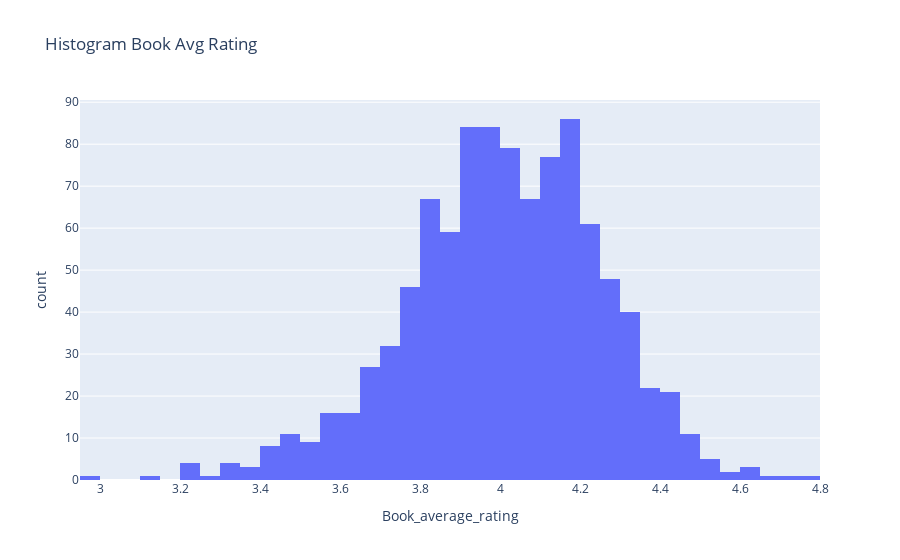

The code cell stored with this chart in its notebook:
### Markdown cell above
Checking distributions and outliers for continous variables

### Code cell
# Book Average Rating historgram to check normality
fig = px.histogram(data, x='Book_average_rating', title='Histogram Book Avg Rating')
fig.show()
# looks pretty normal

### Figure 1 — Plotly figure (JSON) as saved in the notebook; plotly's stock layout.template omitted (floating-point values rounded to 4 significant figures; data arrays with more than 128 entries replaced by an {"elided": "..."} marker saying what was removed)
{"data": [{"alignmentgroup": "True", "bingroup": "x", "hovertemplate": "Book_average_rating=%{x}<br>count=%{y}<extra></extra>", "legendgroup": "", "marker": {"color": "#636efa", "pattern": {"shape": ""}}, "name": "", "offsetgroup": "", "orientation": "v", "showlegend": false, "type": "histogram", "x": {"elided": "998 float values"}, "xaxis": "x", "yaxis": "y"}], "layout": {"barmode": "relative", "legend": {"tracegroupgap": 0}, "title": {"text": "Histogram Book Avg Rating"}, "xaxis": {"anchor": "y", "domain": [0, 1], "title": {"text": "Book_average_rating"}}, "yaxis": {"anchor": "x", "domain": [0, 1], "title": {"text": "count"}}}}
